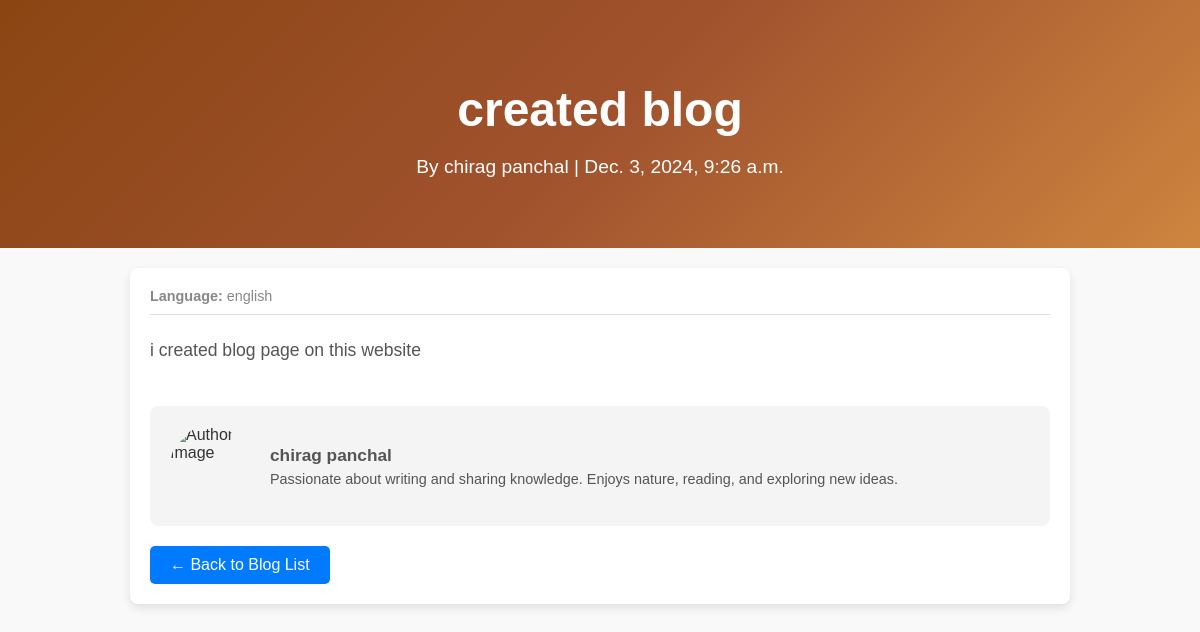
Screenshot of /blogs/1/ with the database file from the repository.
### my_app/models.py (models this page shows)
class blog(models.Model):
    author = models.CharField(max_length=50)
    language = models.CharField(max_length=20)
    title = models.CharField(max_length=50)
    published_date = models.DateTimeField(auto_now_add=True)
    body = models.TextField()
    def __str__(self):
        return self.author

### my_app/views.py (the view)
# urls.py: path('blogs/<int:blog_id>/', views.show_blog_detail, name='blog_detail'),
def show_blog_detail(request,blog_id):
    blogs = blog.objects.get(id = blog_id)
    print(blogs)
    return render(request, 'blog_details.html', {'blogs': blogs})

### my_app/templates/blog_details.html (shortened to what this page needs)
<!DOCTYPE html>
<html lang="en">
<head>
</head>
<body>
    <div class="hero">
        <h1>{{ blogs.title }}</h1>
        <p>By {{ blogs.author }} | {{ blogs.published_date }}</p>
    </div>
    <div class="container">
        <div class="blog-meta">
            <span><strong>Language:</strong> {{ blogs.language }}</span>
        </div>
        <div class="blog-content">
            {{ blogs.body }}
        </div>
        <div class="author-bio">
            <img src="https://source.unsplash.com/80x80/?person" alt="Author Image">
            <div>
                <h3>{{ blogs.author }}</h3>
                <p>Passionate about writing and sharing knowledge. Enjoys nature, reading, and exploring new ideas.</p>
            </div>
        </div>
        <a href="{% url 'blogs' %}" class="back-btn">← Back to Blog List</a>
    </div>
</body>
</html>

### my_app/templates/blog_details.html (style rules this page uses)
body { font-family: 'Arial', sans-serif; margin: 0; padding: 0; background-color: #f9f9f9; color: #333; }
.hero { background: linear-gradient(135deg, #8b4513, #a0522d, #cd853f); padding: 50px 20px; color: #fff; text-align: center; }
.hero h1 { font-size: 3em; margin-bottom: 10px; }
.hero p { font-size: 1.2em; }
.container { max-width: 900px; margin: 20px auto; padding: 20px; background-color: #fff; box-shadow: 0 4px 10px rgba(0, 0, 0, 0.1); border-radius: 8px; }
.blog-meta { font-size: 0.9em; color: #888; margin-bottom: 20px; border-bottom: 1px solid #ddd; padding-bottom: 10px; }
.blog-meta span { margin-right: 15px; }
.blog-content { font-size: 1.1em; line-height: 1.8; color: #555; }
.author-bio { margin-top: 40px; display: flex; align-items: center; padding: 20px; background-color: #f4f4f4; border-radius: 8px; }
.author-bio img { width: 80px; height: 80px; border-radius: 50%; margin-right: 20px; }
.author-bio div { font-size: 0.9em; color: #555; }
.author-bio h3 { margin: 0; font-size: 1.2em; }
.author-bio p { margin: 5px 0 0; }
.back-btn { display: inline-block; margin-top: 20px; text-decoration: none; color: #fff; background-color: #007BFF; padding: 10px 20px; border-radius: 5px; transition: background-color 0.3s ease; }

### rows the page displays
blog: title "created blog", author "chirag panchal", published_date "Dec. 3, 2024, 9:26 a.m.", language "english", body "i created blog page on this website"
